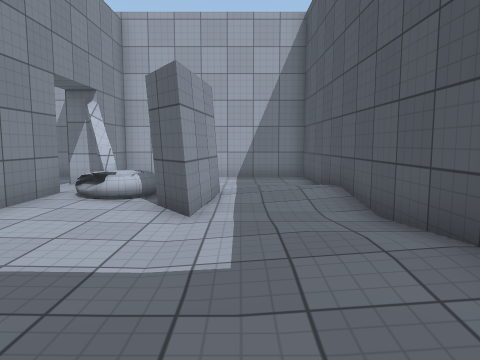
view 1 (above)

13 first-person views from a walk through a Unity game level. The camera is 1.3 m above the floor, tilts 6° down and sees 70° across. The floor is counted in squares, 1 m on a side. Each view is taken from the middle of a square. On the plan, view 1 faces up. The plan holds only what a view shows up to about 15 squares ahead; the rest is blank. The player is left out. Surface patterns are stand-ins for the level's own textures.

view 2
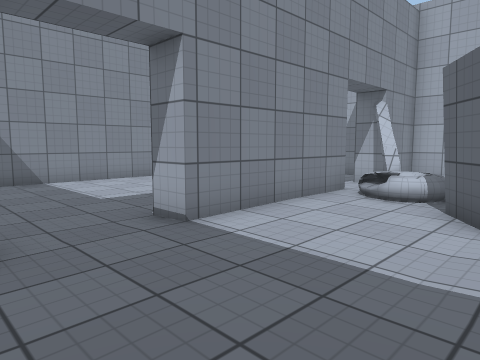

view 3
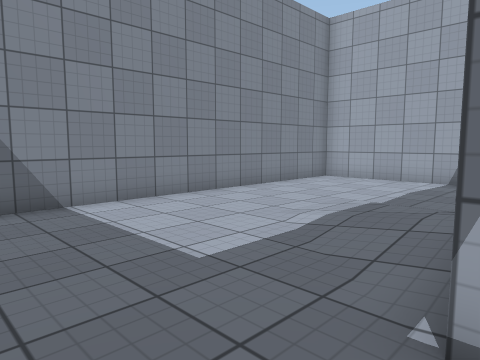

view 4
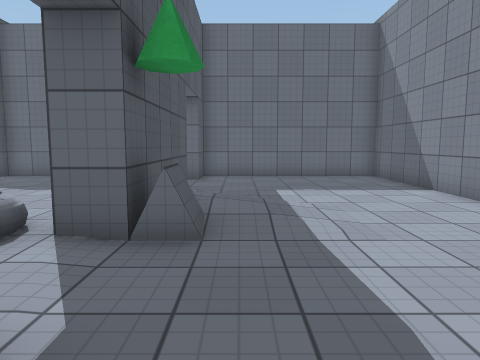

view 5
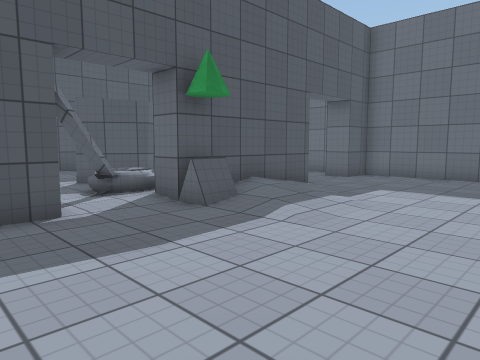

view 6
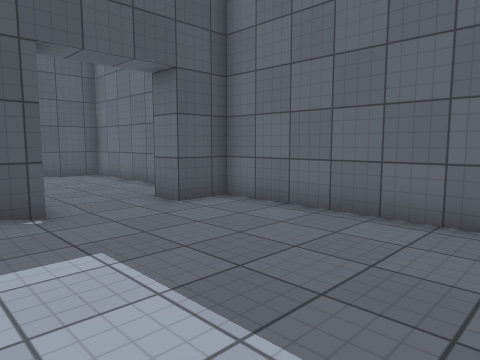

view 7
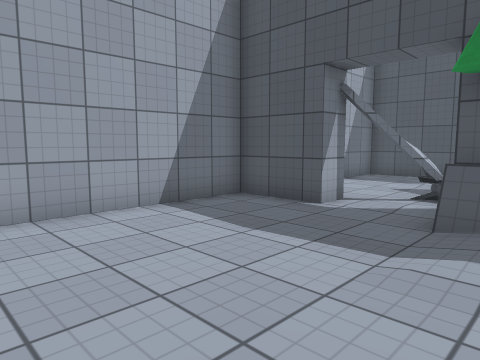

view 8
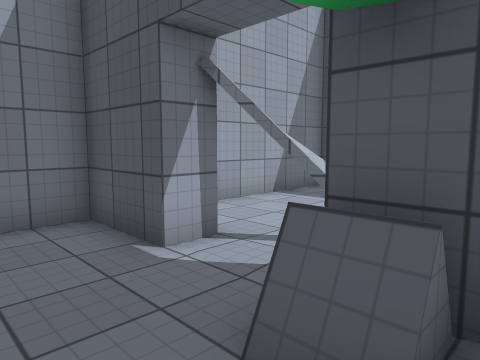

view 9
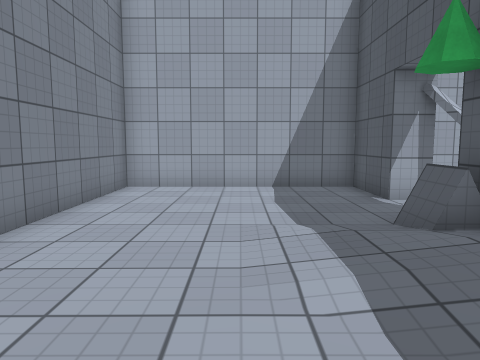

view 10
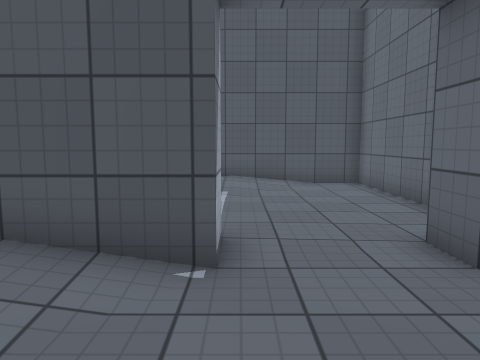

view 11
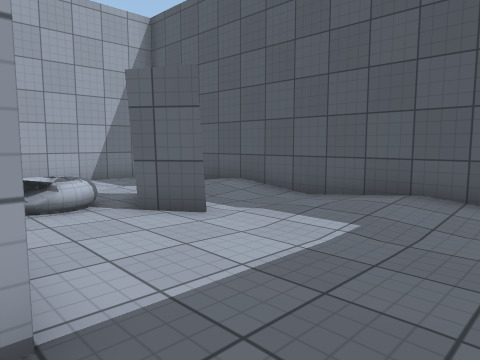

view 12
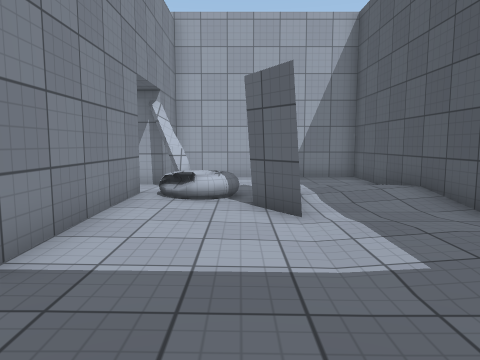

view 13
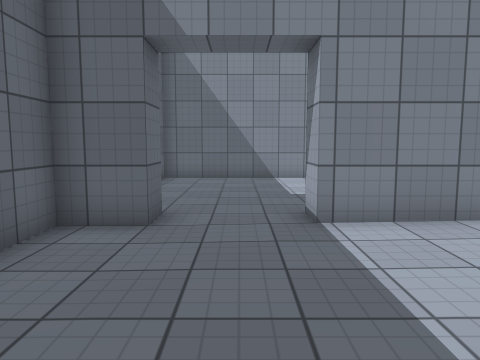

### Floor plan
Key: @ floor where view 1 was taken; # wall or solid block; . main floor; : floor 0.25 m higher than the main floor; / step, stairs or slope; = window, fence, low wall or low ledge; O other object.
Columns run from 13 left of view 1 to 3 right of it. Each row starts with its distance up from view 1.
 14 #################
 13 #.......#.......#
 12 #.......#.......#
 11 #.......#.......#
 10 #........#......#
  9 #........=O...::#
  8 #......=##O##..:#
  7 #.....::#..##...#
  6 #.....::#.......#
  5 #.....//#.......#
  4 #.......#.....::#
  3 #..............:#
  2 #...............#
  1 #...............#
  0 #.......#....@..#
 -1 #################

Where each view was taken, in squares from view 1:
view 1: 0 up, 0 right, facing up
view 2: 0 up, 0 right, facing up-left
view 3: 1 up, 5 left, facing up-left
view 4: 13 up, 7 left, facing down
view 5: 13 up, 12 left, facing down-right
view 6: 5 up, 12 left, facing down-right
view 7: 7 up, 12 left, facing up-right
view 8: 7 up, 8 left, facing up-right
view 9: 3 up, 9 left, facing up
view 10: 3 up, 9 left, facing right
view 11: 1 up, 5 left, facing up-right
view 12: 0 up, 2 left, facing up
view 13: 2 up, 1 right, facing left
